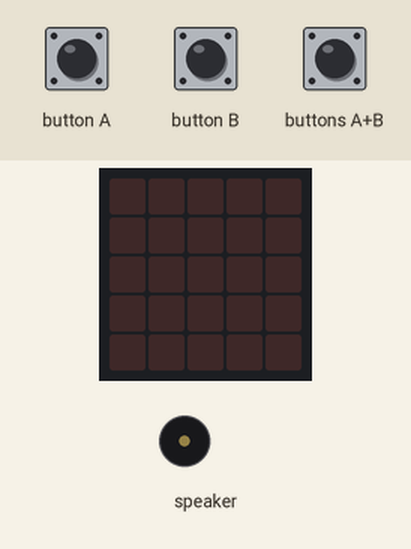
Simulated run of this program. Board: Calliope mini (MakeCode). Parts: the board's 5×5 LED display, buzzer (waves = sounding). The inputs (shaded band) are chosen by the test bench.

Above: at 1.2 s.
1.3 s: buttons A+B pressed for 1 s
At 2.0 s:
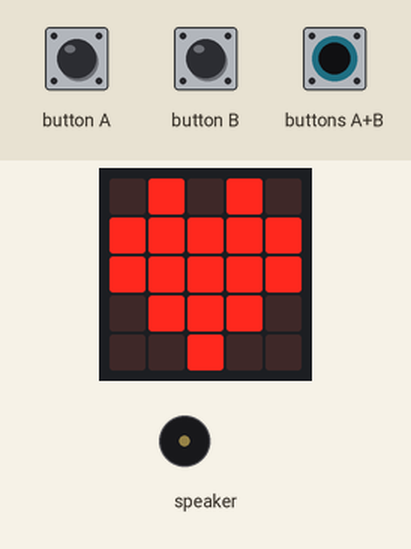
8.1 s: button A pressed for 1 s
At 12.0 s:
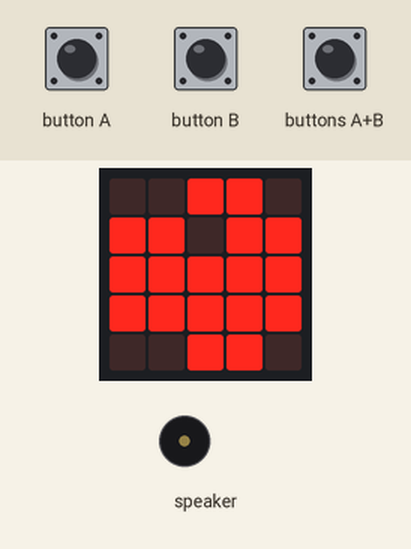
12.1 s: button B pressed for 3.2 s
At 15.7 s:
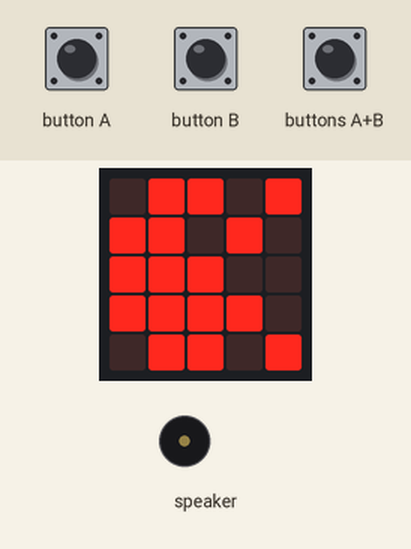
18.3 s: buttons A+B pressed for 0.15 s
At 19.6 s:
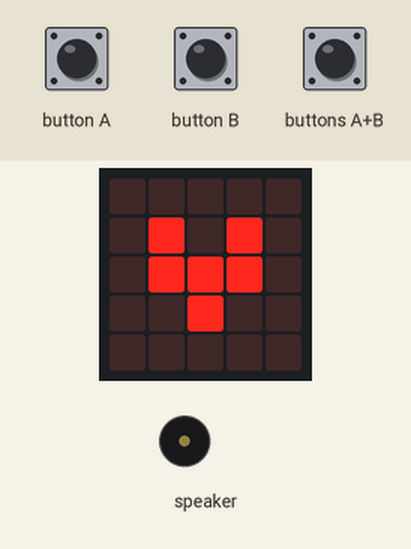
Timing chart, 0 to 21.3 s (numbered marks = the images above; inputs shaded):
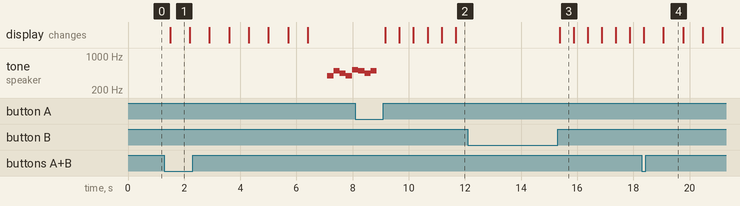

The program:

main.ts
```typescript
function pacman_links () {
    basic.pause(100)
    while (!(input.buttonIsPressed(Button.A)) && !(input.buttonIsPressed(Button.B))) {
        if (!(input.buttonIsPressed(Button.A)) && !(input.buttonIsPressed(Button.B))) {
            basic.showLeds(`
                # . # # .
                . # . # #
                . . # # #
                . # # # #
                # . # # .
                `)
        }
        basic.pause(100)
        if (!(input.buttonIsPressed(Button.A)) && !(input.buttonIsPressed(Button.B))) {
            basic.showLeds(`
                . . # # .
                # # . # #
                # # # # #
                # # # # #
                . . # # .
                `)
        }
        basic.pause(100)
    }
}
function pacman_rechts () {
    basic.pause(100)
    while (!(input.buttonIsPressed(Button.A)) && !(input.buttonIsPressed(Button.B))) {
        if (!(input.buttonIsPressed(Button.A)) && !(input.buttonIsPressed(Button.B))) {
            basic.showLeds(`
                . # # . #
                # # . # .
                # # # . .
                # # # # .
                . # # . #
                `)
        }
        basic.pause(100)
        if (!(input.buttonIsPressed(Button.A)) && !(input.buttonIsPressed(Button.B))) {
            basic.showLeds(`
                . # # . .
                # # . # #
                # # # # #
                # # # # #
                . # # . .
                `)
        }
        basic.pause(100)
    }
}
function gefressen (num: number) {
    for (let index = 0; index < num; index++) {
        basic.showIcon(IconNames.Heart)
        basic.pause(100)
        basic.showIcon(IconNames.SmallHeart)
        basic.pause(100)
    }
}
while (true) {
    while (!(input.buttonIsPressed(Button.AB))) {
        if (input.buttonIsPressed(Button.A)) {
            pacman_links()
        }
        if (input.buttonIsPressed(Button.B)) {
            pacman_rechts()
        }
    }
    gefressen(4)
    music.playMelody("G B A G C5 B A B ", 274)
}
```

test.ts
```typescript
// Hier kann man Tests durchführen; diese Datei wird nicht kompiliert, wenn dieses Paket als Erweiterung verwendet wird.
```

Measured:
- after the input at 1.3 s, tone on speaker: plays 392 Hz for 0.22 s, 494 Hz for 0.22 s, 440 Hz for 0.22 s, 392 Hz for 0.22 s, 523 Hz for 0.12 s, starting after 5.8 s; the display: changes after 0.20 s (image 1)
- after the input at 8.1 s, the display: first changes after 1.1 s (image 2 shows a later state)
- after the input at 12.1 s, the display: changes after 3.3 s (image 3)
- after the input at 18.3 s, the display: first changes after 0.07 s (image 4 shows a later state)
- what the display in image 1 shows lasts 0.7 s, from 1.5 s to 2.2 s
- what the display in image 3 shows lasts 0.5 s, from 15.4 s to 15.9 s
